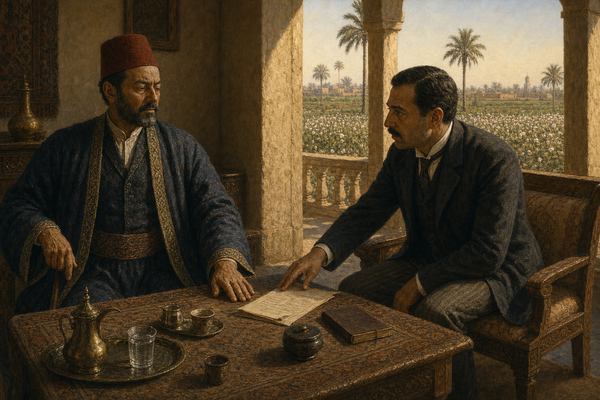
#> input picture image/generated/al-sayyid/v0.1/cp_bey_commercialized.dds.png, 600 x 400 px; its folder holds only this picture in this run
$ python build-image-contact-sheets.py
#> lines starting #> are read from the running program, lines starting #| are printed output that depends on the picture
#!/usr/bin/env python3
"""Build review contact sheets for generated Common People event images."""

from __future__ import annotations

import argparse
import io
import math
from pathlib import Path

from PIL import Image, ImageDraw, ImageFont, ImageOps


ROOT = Path(__file__).resolve().parents[1]
DEFAULT_ROOT = ROOT / "image" / "generated"


def rel(path: Path) -> str:
    try:
        return str(path.relative_to(ROOT))
    except ValueError:
        return str(path)


def image_sets(root: Path) -> list[Path]:
    sets: list[Path] = []
    for path in sorted(root.glob("**/*.dds.png")):
        if path.parent not in sets:
            sets.append(path.parent)
    return sets


def review_folders(root: Path) -> list[Path]:
    return [root] if any(root.glob("*.dds.png")) else image_sets(root)


def draw_text(draw: ImageDraw.ImageDraw, xy: tuple[int, int], text: str, font: ImageFont.ImageFont, fill: str) -> None:
    # Pillow's default bitmap font cannot wrap; keep labels short and stable.
    draw.text(xy, text, font=font, fill=fill)


def render_sheet(folder: Path, columns: int, thumb_width: int, thumb_height: int, padding: int) -> Image.Image:
#> called with columns = 2, thumb_width = 300, thumb_height = 200, padding = 18
    paths = sorted(folder.glob("*.dds.png"))
    if not paths:
        raise ValueError(f"no *.dds.png files in {folder}")

    font = ImageFont.load_default()
    title_height = 36
    label_height = 30
    rows = math.ceil(len(paths) / columns)
    width = columns * thumb_width + (columns + 1) * padding
    height = title_height + padding + rows * (thumb_height + label_height + padding)

    sheet = Image.new("RGB", (width, height), "#f5f0e8")
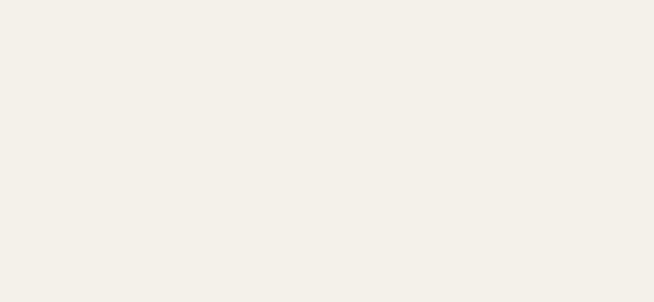
#> sheet: PIL image 654x302 RGB; mean R, G, B 245, 240, 232
    draw = ImageDraw.Draw(sheet)
    draw_text(draw, (padding, 12), rel(folder), font, "#2f2a24")

    for index, path in enumerate(paths):
        col = index % columns
        row = index // columns
        x = padding + col * (thumb_width + padding)
        y = title_height + padding + row * (thumb_height + label_height + padding)

        with Image.open(path) as src:
#> src is the input picture: PIL image 600x400 RGB; mean R, G, B 77.3, 63.4, 42.7
            thumb = ImageOps.contain(src.convert("RGB"), (thumb_width, thumb_height), Image.Resampling.LANCZOS)
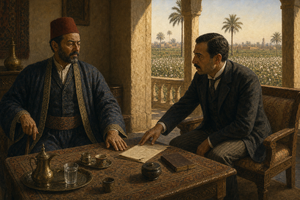
#> thumb: PIL image 300x200 RGB; mean R, G, B 77.3, 63.4, 42.7
        frame = Image.new("RGB", (thumb_width, thumb_height), "#1f1d1a")
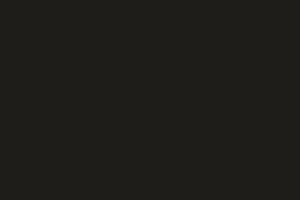
#> frame: PIL image 300x200 RGB; mean R, G, B 31, 29, 26
        frame.paste(thumb, ((thumb_width - thumb.width) // 2, (thumb_height - thumb.height) // 2))
        sheet.paste(frame, (x, y))
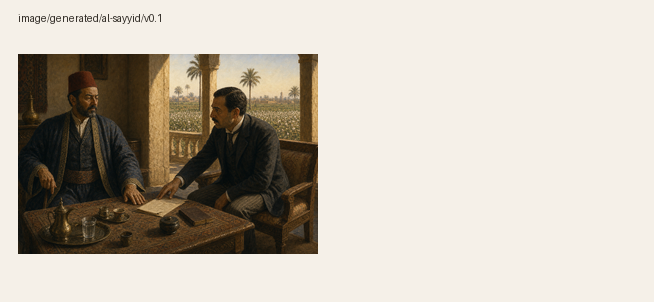
#> sheet: PIL image 654x302 RGB; mean R, G, B 193.7, 186, 174.2

        label = path.name.removesuffix(".dds.png")
        draw.rectangle((x, y + thumb_height, x + thumb_width, y + thumb_height + label_height), fill="#efe4d3")
        draw_text(draw, (x + 6, y + thumb_height + 8), label, font, "#2f2a24")

    return sheet


def image_png_bytes(image: Image.Image) -> bytes:
    buffer = io.BytesIO()
    image.save(buffer, format="PNG")
    return buffer.getvalue()


def build_sheet(folder: Path, columns: int, thumb_width: int, thumb_height: int, padding: int) -> Path:
    sheet = render_sheet(folder, columns, thumb_width, thumb_height, padding)
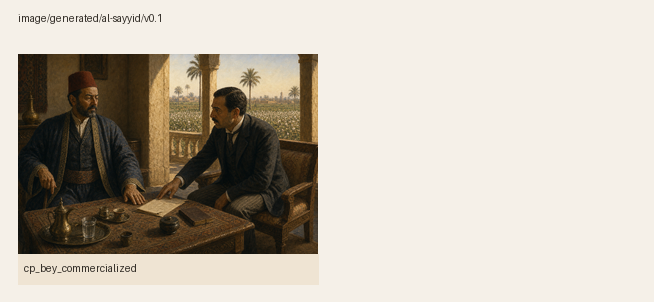
#> sheet: PIL image 654x302 RGB; mean R, G, B 193.2, 185.2, 173
    output = folder / "contact-sheet.png"
    sheet.save(output)
    return output


def sheet_is_current(folder: Path, columns: int, thumb_width: int, thumb_height: int, padding: int) -> bool:
    output = folder / "contact-sheet.png"
    if not output.exists():
        return False
    expected = image_png_bytes(render_sheet(folder, columns, thumb_width, thumb_height, padding))
    return output.read_bytes() == expected


def main() -> int:
    parser = argparse.ArgumentParser(description=__doc__)
    parser.add_argument(
        "roots",
        nargs="*",
        type=Path,
        default=[DEFAULT_ROOT],
        help="generated image roots or specific folders to scan",
    )
    parser.add_argument("--columns", type=int, default=2, help="thumbnail columns per sheet")
    parser.add_argument("--thumb-width", type=int, default=300)
    parser.add_argument("--thumb-height", type=int, default=200)
    parser.add_argument("--padding", type=int, default=18)
    parser.add_argument(
        "--check",
        action="store_true",
        help="fail if any contact-sheet.png is missing or stale; do not rewrite files",
    )
    args = parser.parse_args()

    folders: list[Path] = []
    for root in args.roots:
        root = root if root.is_absolute() else ROOT / root
        folders.extend(review_folders(root))

    outputs: list[Path] = []
    stale: list[Path] = []
    for folder in folders:
        if args.check:
            if not sheet_is_current(folder, args.columns, args.thumb_width, args.thumb_height, args.padding):
                stale.append(folder / "contact-sheet.png")
            continue
        output = build_sheet(folder, args.columns, args.thumb_width, args.thumb_height, args.padding)
        outputs.append(output)
        print(f"ok: {rel(output)}")
#> pass 2 of the loop in main, `for folder in folders:`:
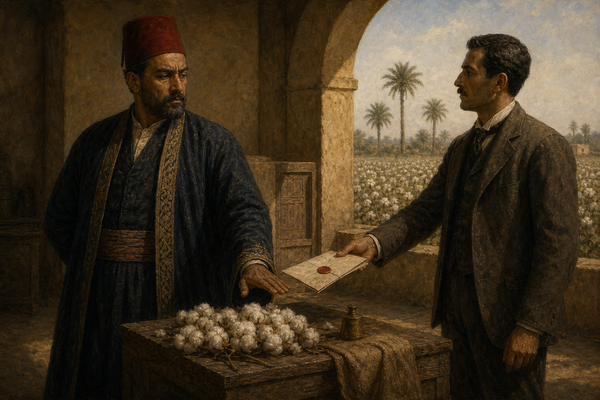
#> input picture image/generated/al-sayyid/v0.2/cp_bey_commercialized_v02.dds.png, 600 x 400 px
#> in render_sheet, src is the input picture: PIL image 600x400 RGB; mean R, G, B 67.2, 53.9, 34.9
#> in render_sheet (call 2), `sheet.paste(frame, (x, y))`:
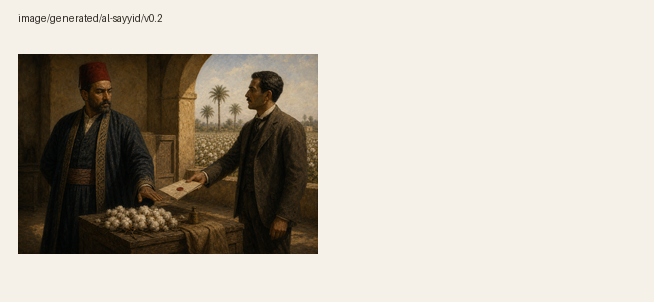
#> sheet: PIL image 654x302 RGB; mean R, G, B 190.6, 183.1, 171.8
#> in build_sheet (call 2), `sheet = render_sheet(folder, columns, thumb_width, thumb_height, paddi..`:
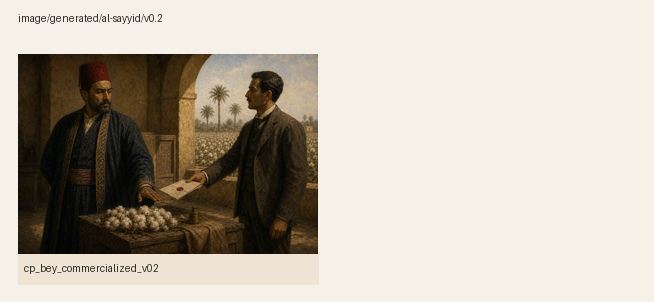
#> sheet: PIL image 654x302 RGB; mean R, G, B 190.1, 182.3, 170.6

    if args.check:
        if stale:
            print("FAIL: stale or missing generated image contact sheets:")
            for path in stale:
                print(f"- {rel(path)}")
            print("Run: script/build-image-contact-sheets.py")
            return 1
        print(f"ok: {len(folders)} contact sheet(s) are current")
        return 0

    print(f"contact sheets: {len(outputs)}")
    return 0


if __name__ == "__main__":
    raise SystemExit(main())
#> (the program exits here)
